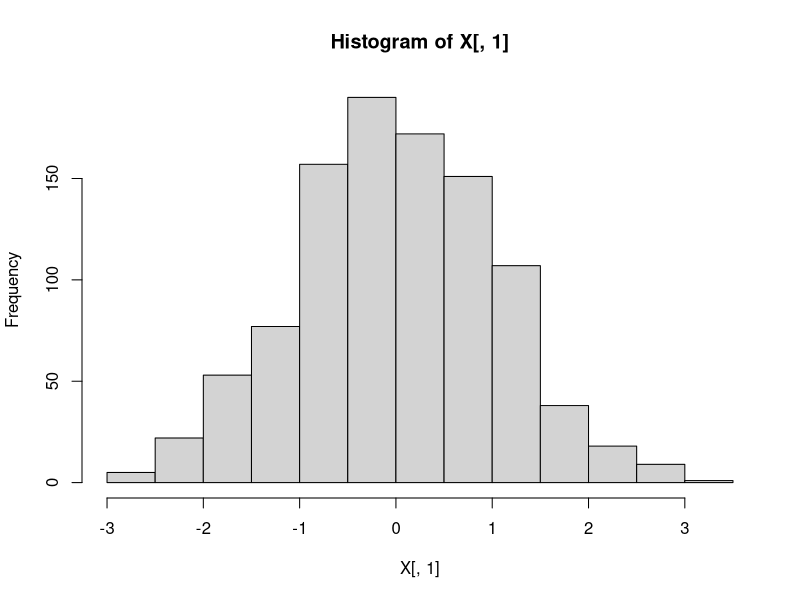
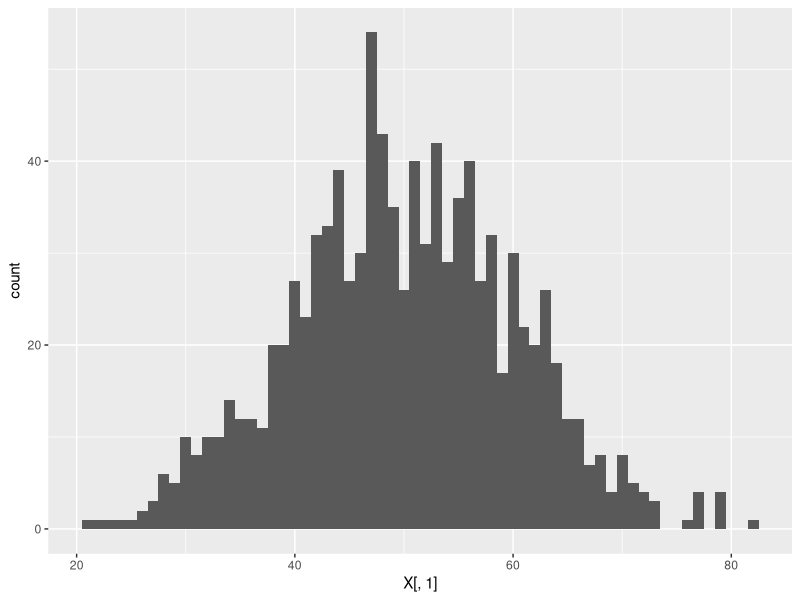
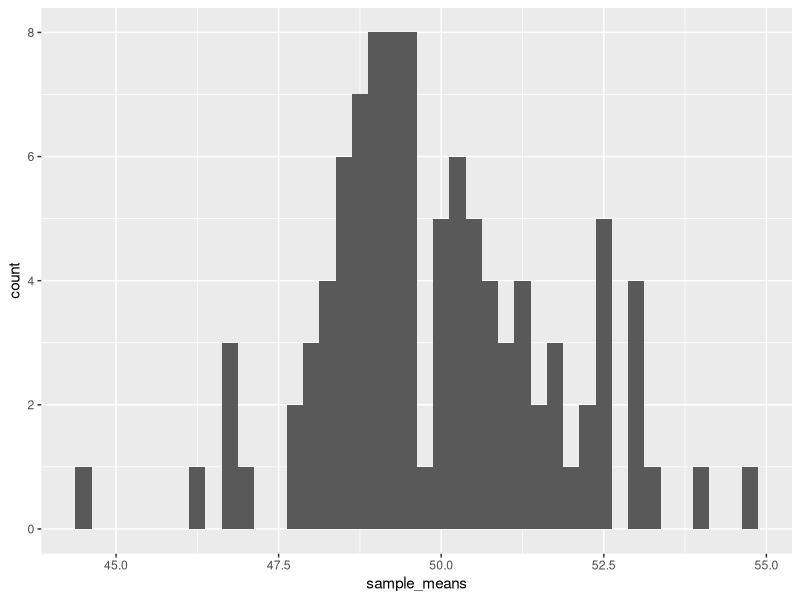
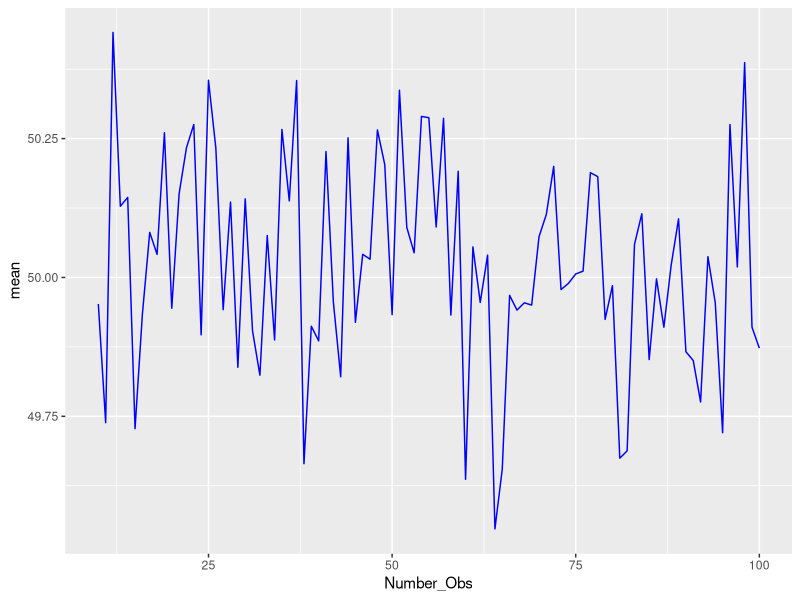
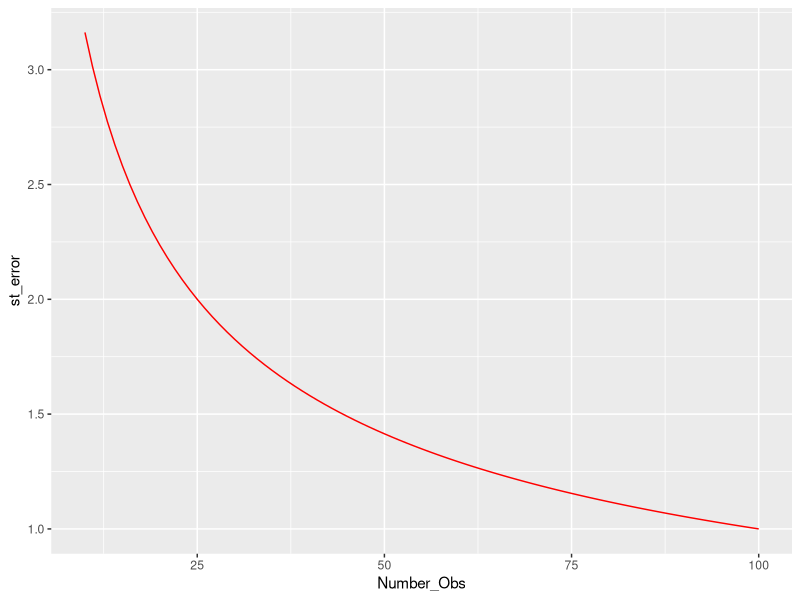

These charts were generated, in order, by the following R code:
## ---- chunk 1
knitr::opts_chunk$set(echo = TRUE)
## ---- chunk 2

library(dplyr)
library(plyr)
library(tidyr)
library(ggplot2)
library(reshape2)


#setwd("C:/Users/jlariv/OneDrive/Econ 404/")
#mydata <- read.csv("oj.csv")
#colnames(mydata)[1-17]

# Create a variable n which is the number of observations we'll look at.  
n = 1000

#The variable p will be the width of that variable.  
p = 2

#rnorm generates a random draw from a standard normal distribution.
X = matrix(rnorm(n*p), n, p)

# This lets us look at the data
head(X)
# Histogram of the first column.  We can see that it looks like a bell curve
hist(X[,1])

#NOTE: if you wanted to draw from something with a non-zero mean and more interesting variance that's: rnorm(n*p)*st_dev + mu
st_dev <- 10
mu <- 50

X[,1] <- X[,1]*st_dev + mu
X <-data.frame(X)
ggplot(X,aes(X[,1])) + geom_histogram(binwidth=1)
# Base R version: hist(X[,1])

# So Jacob made this data up.  We know that the mean is 50.  There is a really nice function in R called "sample" which lets us take a random sub sample of our data say I'd like to take a sample of 25 observations 
obs = 25
total_samps = 100
#sample_means = matrix(0, total_samps, 1)
sample_means = rep(0,total_samps)

for (i in 1:total_samps) {
subsample <- c(sample(X[,1], obs))
sample_means[i] = mean(subsample)
}

sample_means <-data.frame(sample_means)
ggplot(sample_means,aes(sample_means)) + geom_histogram(binwidth=.25)
st_err <- st_dev/(obs^.5)

#hist(sample_means)
summary(sample_means)

#Create a vector which increments up from an initial value to 100 by one
obs_0 = 10
mobs_max = 100
obs_vec <- seq(obs_0, 100, 1)
obs_count <- length(obs_vec)

#Create dataframe to store our observations
sim_power = matrix(0, obs_count, 3)
sim_power[,1]<-obs_vec
sim_power <- data.frame(sim_power)
colnames(sim_power) <- c("Number_Obs","mean","st_error")
#Reset sample_means
sample_means <- NULL
sample_means = rep(0,total_samps)

for (j in 1:obs_count) {
  for (i in 1:total_samps) {
  subsample <- c(sample(X[,1], obs))
  sample_means[i] = mean(subsample)
  }
  sim_power[j,2] <- mean(sample_means)
  sim_power[j,3] <- st_dev/(sim_power[j,1]^.5)
}


ggplot(sim_power, aes(Number_Obs)) + geom_line(aes(y=mean),colour = "blue") 
ggplot(sim_power, aes(Number_Obs)) + geom_line(aes(y=st_error),colour = "red")



  
  


